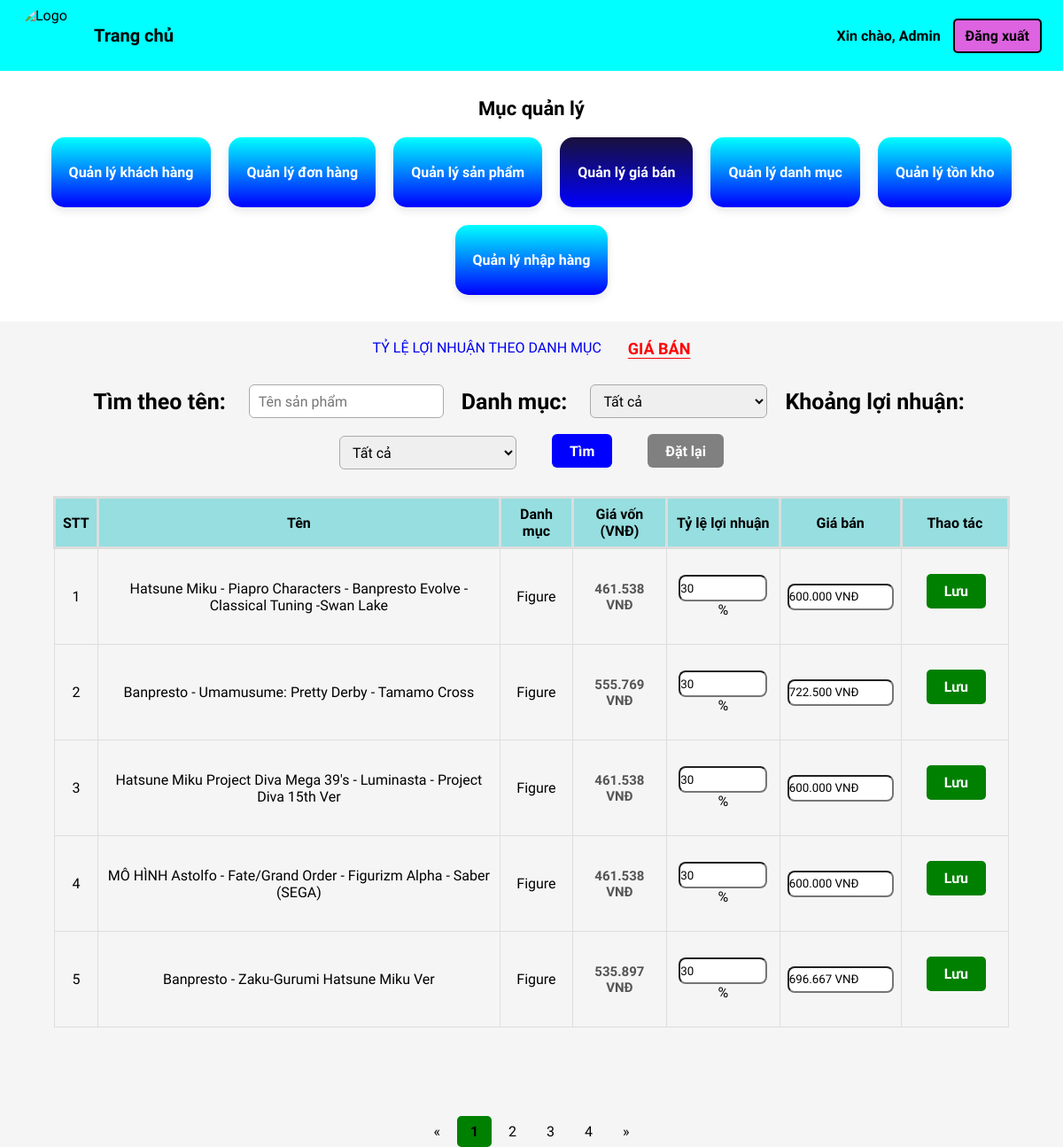
/admin/ln.php, run on an earlier commit of the app's database.
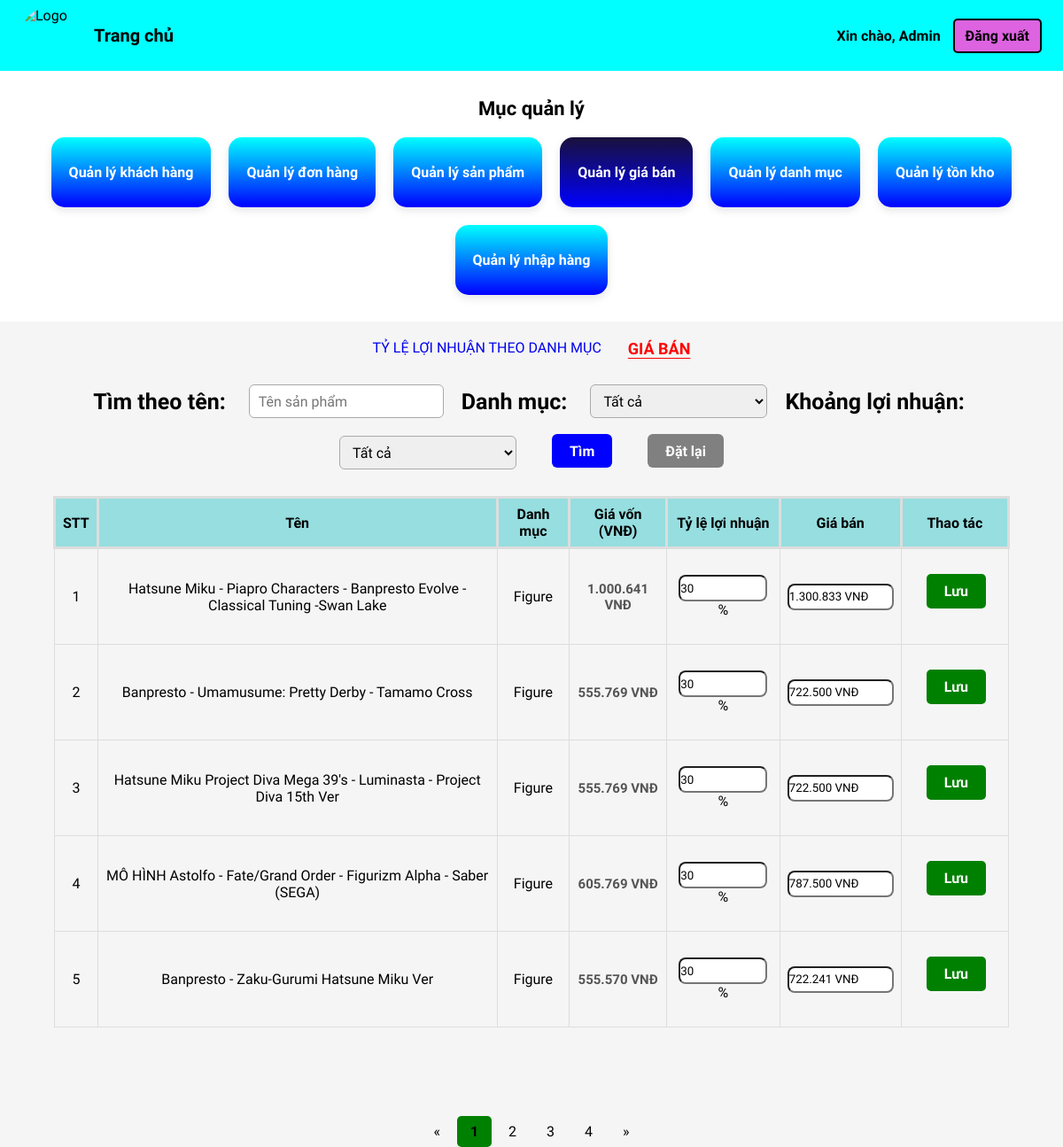
And on a later commit of the database.
### tables this page shows
CREATE TABLE `product_list` (
  `ProductID` varchar(255) NOT NULL,
  `ProductName` varchar(255) DEFAULT NULL,
  `Grade` varchar(255) DEFAULT NULL,
  `Producer` varchar(255) DEFAULT NULL,
  `Product_source` longtext DEFAULT NULL,
  `Product_description` longtext DEFAULT NULL,
  `Product_detail` text DEFAULT NULL,
  `Product_image` varchar(255) DEFAULT NULL,
  `Price` int(11) DEFAULT NULL,
  `Profit` decimal(5,2) DEFAULT NULL,
  `cost_price` decimal(12,2) DEFAULT 0.00,
  `Quantity` int(11) NOT NULL DEFAULT 0
);

### admin/ln.php (the view, shortened to what the changed rows need)
<?php
$conn = new mysqli("localhost","root","","hobbystore");
$where = "WHERE 1=1";
$per_page = 5;
$page = isset($_GET['page']) ? (int)$_GET['page'] : 1;
$offset = ($page - 1) * $per_page;
$sql = "SELECT ProductID, ProductName, Grade, Price, Profit, cost_price FROM product_list $where LIMIT $per_page OFFSET $offset";
$result = $conn->query($sql);
$query_params = [];
$query_string = count($query_params) ? '&' . implode('&', $query_params) : '';
?>
<!DOCTYPE html>
<html lang="en">
<head>
  <link rel="stylesheet" href="assets/css/style.css">
  <link rel="stylesheet" href="assets/css/settings.css">
  <link rel="stylesheet" href="assets/css/product-page.css">
  <link rel="stylesheet" href="assets/css/view-cart.css">
  <link rel="stylesheet" href="https://cdnjs.cloudflare.com/ajax/libs/font-awesome/6.5.0/css/all.min.css">
</head>
<body>
<section class="overview-menu">
  <h2>Mục quản lý</h2>
</section>
<div class="search-box">
  <table>
    <tr>
      <th>STT</th>
      <th>Tên</th>
      <th>Danh mục</th>
      <th>Giá vốn (VNĐ)</th>
      <th>Tỷ lệ lợi nhuận</th>
      <th>Giá bán</th>
      <th>Thao tác</th>
    </tr>
    <?php
    $stt = $offset + 1;
    while($row = $result->fetch_assoc()):
        $cost   = (float)$row['cost_price'];
        $giaban = (int)$row['Price'];
        $profit_pct = round($row['Profit'] * 100, 2);
    ?>
    <tr class="data-row" data-cost="<?php echo $cost; ?>">
      <form method="post" action="ln.php?page=<?php echo $page.$query_string; ?>">
        <td><?php echo $stt++; ?></td>
        <td><?php echo htmlspecialchars($row['ProductName']); ?></td>
        <td><?php echo htmlspecialchars($row['Grade']); ?></td>
        <td class="cost-display"><?php echo number_format($cost, 0, ',', '.'); ?> VNĐ</td>
        <td>
          <div class="input-box">
            <input class="inp-profit" type="number" name="profit" min="0" max="1000" step="0.01" value="<?php echo $profit_pct; ?>">
            <span>%</span>
          </div>
        </td>
        <td>
          <div class="input-price">
            <input class="inp-giaban" type="text" placeholder="Nhập giá..."
              value="<?php echo number_format($giaban, 0, ',', '.'); ?> VNĐ"
              data-raw="<?php echo $giaban; ?>">
          </div>
        </td>
        <td class="thaotac">
          <button type="submit" class="bt-them" style="background:green;color:white;">Lưu</button>
        </td>
      </form>
    </tr>
    <?php endwhile; ?>
  </table>
</div>
</body>
</html>

What changed in the data, as far as the page shows it:
changed product_list: cost_price "461.538" → "1.000.641"; Price "600.000 VNĐ" → "1.300.833 VNĐ"
changed product_list "Hatsune Miku Project Diva Mega 39's - Luminasta - Project Diva 15th Ver": cost_price "461.538" → "555.769"; Price "600.000 VNĐ" → "722.500 VNĐ"
changed product_list "MÔ HÌNH Astolfo - Fate/Grand Order - Figurizm Alpha - Saber (SEGA)": cost_price "461.538" → "605.769"; Price "600.000 VNĐ" → "787.500 VNĐ"
changed product_list "Banpresto - Zaku-Gurumi Hatsune Miku Ver": cost_price "535.897" → "555.570"; Price "696.667 VNĐ" → "722.241 VNĐ"
